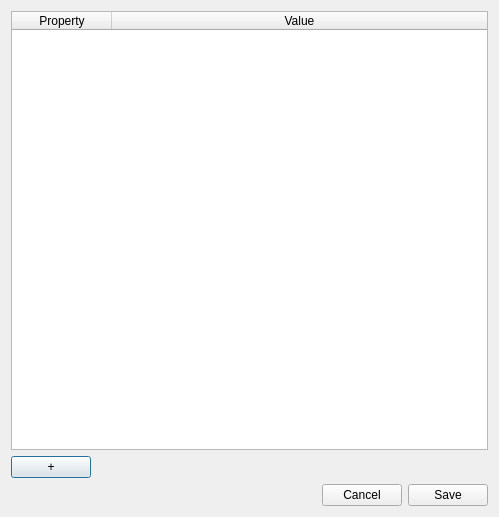
<?xml version="1.0" encoding="UTF-8"?>
<ui version="4.0">
 <class>Dialog</class>
 <widget class="QDialog" name="Dialog">
  <property name="geometry">
   <rect>
    <x>0</x>
    <y>0</y>
    <width>499</width>
    <height>517</height>
   </rect>
  </property>
  <property name="windowTitle">
   <string>Dialog</string>
  </property>
  <property name="windowOpacity">
   <double>1.000000000000000</double>
  </property>
  <layout class="QVBoxLayout" name="verticalLayout">
   <item>
    <widget class="QTableWidget" name="TBL_properties">
     <property name="alternatingRowColors">
      <bool>true</bool>
     </property>
     <property name="sortingEnabled">
      <bool>true</bool>
     </property>
     <property name="columnCount">
      <number>2</number>
     </property>
     <attribute name="horizontalHeaderStretchLastSection">
      <bool>true</bool>
     </attribute>
     <attribute name="verticalHeaderVisible">
      <bool>false</bool>
     </attribute>
     <column>
      <property name="text">
       <string>Property</string>
      </property>
     </column>
     <column>
      <property name="text">
       <string>Value</string>
      </property>
     </column>
    </widget>
   </item>
   <item>
    <layout class="QHBoxLayout" name="horizontalLayout_2">
     <item>
      <widget class="QPushButton" name="BTN_new">
       <property name="text">
        <string>+</string>
       </property>
      </widget>
     </item>
     <item>
      <spacer name="horizontalSpacer_2">
       <property name="orientation">
        <enum>Qt::Horizontal</enum>
       </property>
       <property name="sizeHint" stdset="0">
        <size>
         <width>40</width>
         <height>20</height>
        </size>
       </property>
      </spacer>
     </item>
    </layout>
   </item>
   <item>
    <layout class="QHBoxLayout" name="horizontalLayout">
     <item>
      <spacer name="horizontalSpacer">
       <property name="orientation">
        <enum>Qt::Horizontal</enum>
       </property>
       <property name="sizeHint" stdset="0">
        <size>
         <width>40</width>
         <height>20</height>
        </size>
       </property>
      </spacer>
     </item>
     <item>
      <widget class="QPushButton" name="BTN_cancel">
       <property name="text">
        <string>Cancel</string>
       </property>
      </widget>
     </item>
     <item>
      <widget class="QPushButton" name="BTN_save">
       <property name="text">
        <string>Save</string>
       </property>
      </widget>
     </item>
    </layout>
   </item>
  </layout>
 </widget>
 <resources/>
 <connections/>
</ui>
